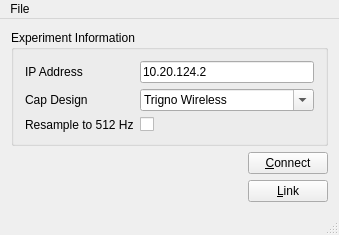
<?xml version="1.0" encoding="UTF-8"?>
<ui version="4.0">
    <class>MainWindow</class>
    <widget class="QMainWindow" name="MainWindow">
    <property name="geometry">
        <rect>
            <x>0</x>
            <y>0</y>
            <width>339</width>
            <height>230</height>
        </rect>
    </property>
    <property name="windowTitle">
        <string>EMG Device</string>
    </property>
    <widget class="QWidget" name="centralWidget">
        <layout class="QVBoxLayout" name="verticalLayout">
            <item>
                <widget class="QGroupBox" name="groupBox">
                    <property name="title">
                        <string>Experiment Information</string>
                    </property>
                    <layout class="QGridLayout" name="gridLayout">
                        <item row="0" column="0">
                            <widget class="QLabel" name="label">
                                <property name="text">
                                    <string>IP Address</string>
                                </property>
                            </widget>
                        </item>
                        <item row="0" column="1">
                            <widget class="QLineEdit" name="ip_address">
                                <property name="text">
                                    <string>10.20.124.2</string>
                                </property>
                            </widget>
                        </item>
                        <item row="2" column="0">
                            <widget class="QLabel" name="label_3">
                                <property name="text">
                                    <string>Cap Design</string>
                                </property>
                            </widget>
                        </item>
                        <item row="2" column="1">
                            <widget class="QComboBox" name="EMG_design">
                                <property name="editable">
                                    <bool>true</bool>
                                </property>
                                <item>
                                    <property name="text">
                                        <string>Trigno Wireless</string>
                                    </property>
                                </item>
                            </widget>
                        </item>
                        <item row="5" column="0">
                            <widget class="QLabel" name="label_5">
                                <property name="text">
                                    <string>Resample to 512 Hz</string>
                                </property>
                            </widget>
                        </item>
                        <item row="5" column="1">
                            <widget class="QCheckBox" name="resampling_on">
                            </widget>
                        </item>
                    </layout>
                </widget>
            </item>
            <item>
                <spacer name="verticalSpacer">
                    <property name="orientation">
                        <enum>Qt::Vertical</enum>
                    </property>
                    <property name="sizeHint" stdset="0">
                        <size>
                            <width>20</width>
                            <height>10</height>
                        </size>
                    </property>
                </spacer>
            </item>
            <item>
                <layout class="QHBoxLayout" name="horizontalLayout1">
                    <item>
                        <spacer name="horizontalSpacer">
                            <property name="orientation">
                                <enum>Qt::Horizontal</enum>
                            </property>
                            <property name="sizeHint" stdset="0">
                                <size>
                                    <width>40</width>
                                    <height>20</height>
                                </size>
                            </property>
                        </spacer>
                    </item>
                    <item>
                        <widget class="QPushButton" name="connect_EMG">
                            <property name="text">
                                <string>&amp;Connect</string>
                            </property>
                        </widget>
                    </item>
                </layout>
            </item>
            <item>
                <layout class="QHBoxLayout" name="horizontalLayout2">
                    <item>
                        <spacer name="horizontalSpacer">
                            <property name="orientation">
                                <enum>Qt::Horizontal</enum>
                            </property>
                            <property name="sizeHint" stdset="0">
                                <size>
                                    <width>40</width>
                                    <height>20</height>
                                </size>
                            </property>
                        </spacer>
                    </item>
                    <item>
                        <widget class="QPushButton" name="connect_labrecorder">
                            <property name="text">
                                <string>&amp;Link</string>
                            </property>
                        </widget>
                    </item>
                </layout>
            </item>
        </layout>
        <zorder>verticalSpacer</zorder>
        <zorder>groupBox</zorder>
    </widget>
    <widget class="QMenuBar" name="menuBar">
    <property name="geometry">
        <rect>
            <x>0</x>
            <y>0</y>
            <width>339</width>
            <height>21</height>
        </rect>
    </property>
    <widget class="QMenu" name="menuFilw">
        <property name="title">
            <string>File</string>
        </property>
        <addaction name="action_load_configuration"/>
        <addaction name="action_save_configuration"/>
        <addaction name="separator"/>
        <addaction name="action_quit"/>
    </widget>
        <addaction name="menuFilw"/>
    </widget>
    <widget class="QStatusBar" name="statusBar"/>
        <action name="action_load_configuration">
            <property name="text">
                <string>&amp;Load Configuration...</string>
            </property>
        </action>
        <action name="action_save_configuration">
            <property name="text">
                <string>&amp;Save Configuration...</string>
            </property>
        </action>
        <action name="action_quit">
            <property name="text">
                <string>Quit</string>
            </property>
        </action>
    </widget>
    <layoutdefault spacing="6" margin="11"/>
    <resources/>
    <connections/>
</ui>
